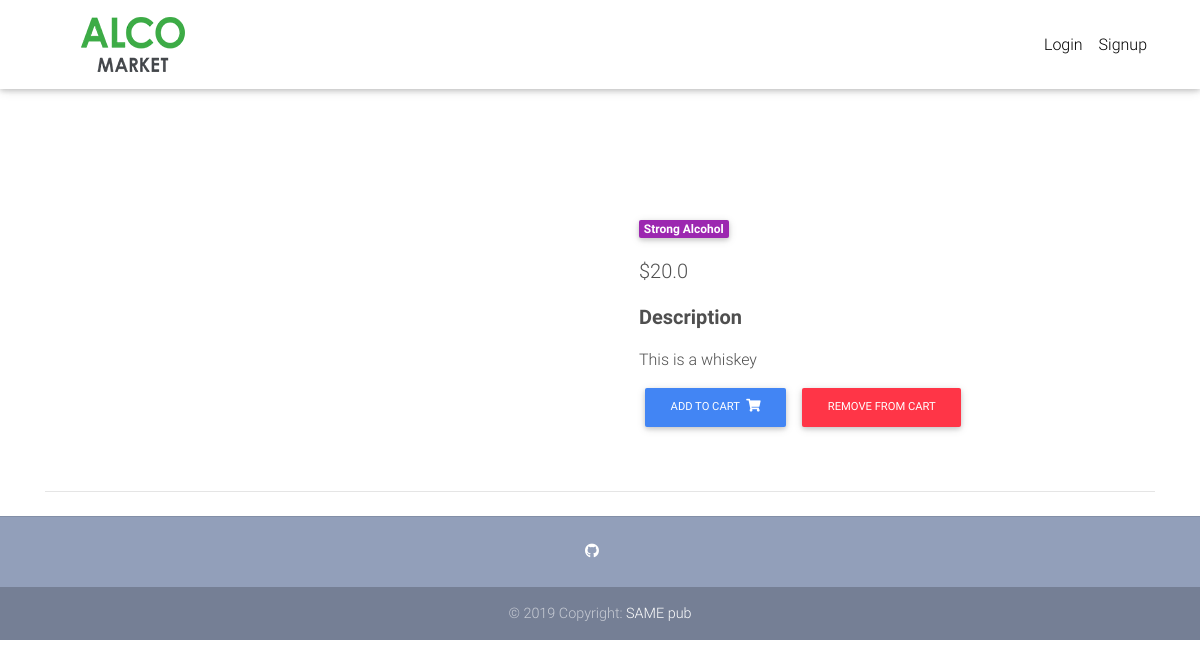
The page /product/shirt/ on the database its author committed.
### core/models.py (models this page shows, shortened)
class Item(models.Model):
    title = models.CharField(max_length=100)
    price = models.FloatField()
    discount_price = models.FloatField(blank=True, null=True)
    category = models.CharField(choices=CATEGORY_CHOICES, max_length=2)
    label = models.CharField(choices=LABEL_CHOICES, max_length=1)
    slug = models.SlugField()
    description = models.TextField()
    image = models.ImageField()
    def get_add_to_cart_url(self):
        return reverse("core:add-to-cart", kwargs={
            'slug': self.slug
        })
    def get_remove_from_cart_url(self):
        return reverse("core:remove-from-cart", kwargs={
            'slug': self.slug
        })

### core/views.py (the view)
# urls.py: path('product/<slug>/', ItemDetailView.as_view(), name='product'),
class ItemDetailView(DetailView):
    model = Item
    template_name = "product.html"

### templates/product.html (shortened to what this page needs)
{% extends "base.html" %}
{% block content %}
  <main class="mt-5 pt-4">
    <div class="container dark-grey-text mt-5">
      <div class="row wow fadeIn">
        <div class="col-md-6 mb-4">
        </div>
        <div class="col-md-6 mb-4">
          <div class="p-4">
            <div class="mb-3">
              <a href="">
                <span class="badge purple mr-1">{{ object.get_category_display }}</span>
              </a>
            </div>
            <p class="lead">
              {% if object.discount_price %}
              <span class="mr-1">
                <del>${{ object.price }}</del>
              </span>
              <span>${{ object.discount_price }}</span>
              {% else %}
              <span>${{ object.price }}</span>
              {% endif %}
            </p>
            <p class="lead font-weight-bold">Description</p>
            <p>{{ object.description }}</p>
            <a href="{{ object.get_add_to_cart_url }}" class="btn btn-primary btn-md my-0 p">
              Add to cart
              <i class="fas fa-shopping-cart ml-1"></i>
            </a>
            <a href="{{ object.get_remove_from_cart_url }}" class="btn btn-danger btn-md my-0 p">
              Remove from cart
            </a>
          </div>
        </div>
      </div>
      <hr>
    </div>
  </main>
{% endblock content %}

### templates/base.html (style rules this page uses)
html, body, header, .carousel { height: 60vh; }

### rows shown on the page
Item: category "Strong Alcohol", price "20.0", description "This is a whiskey"
